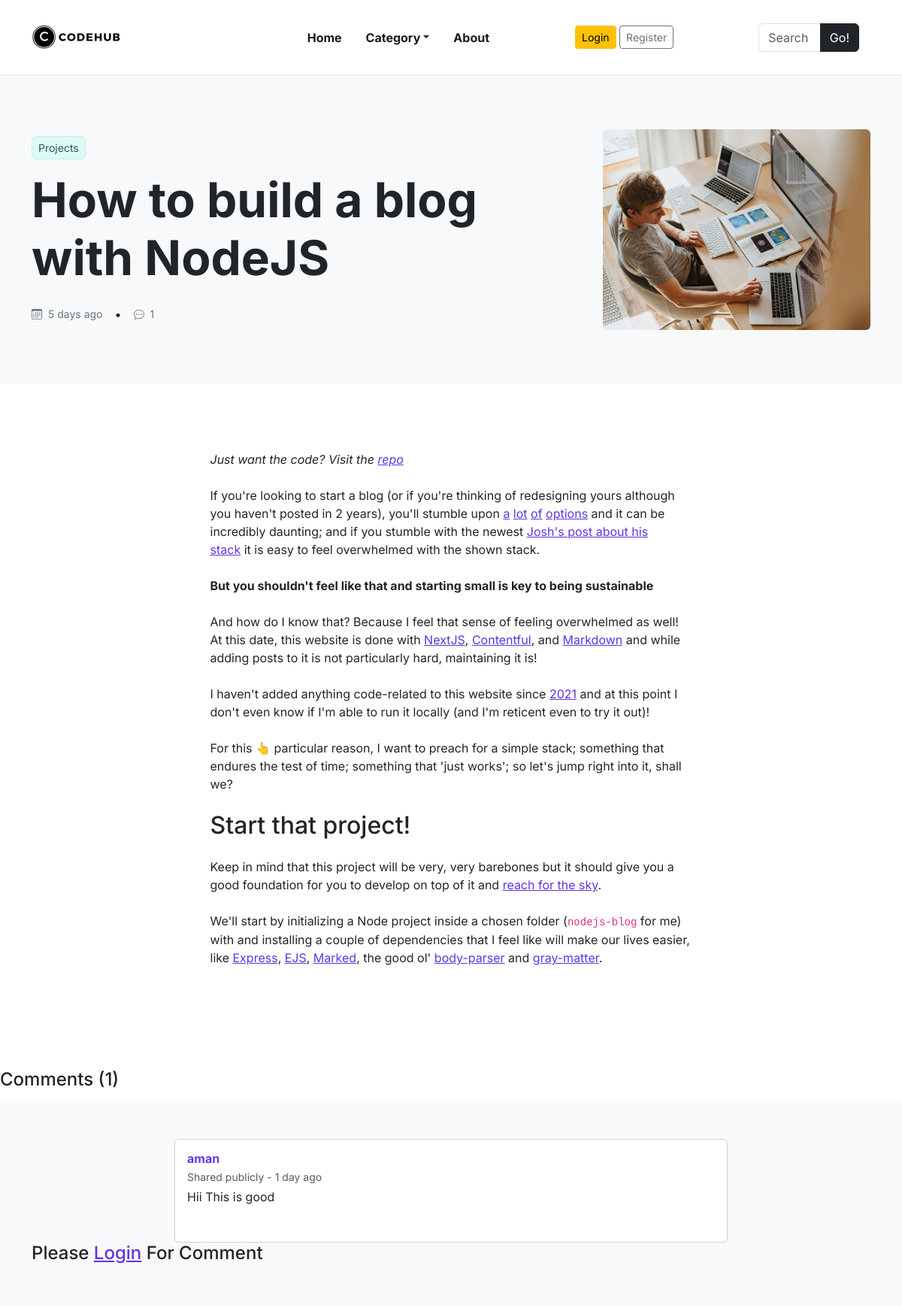
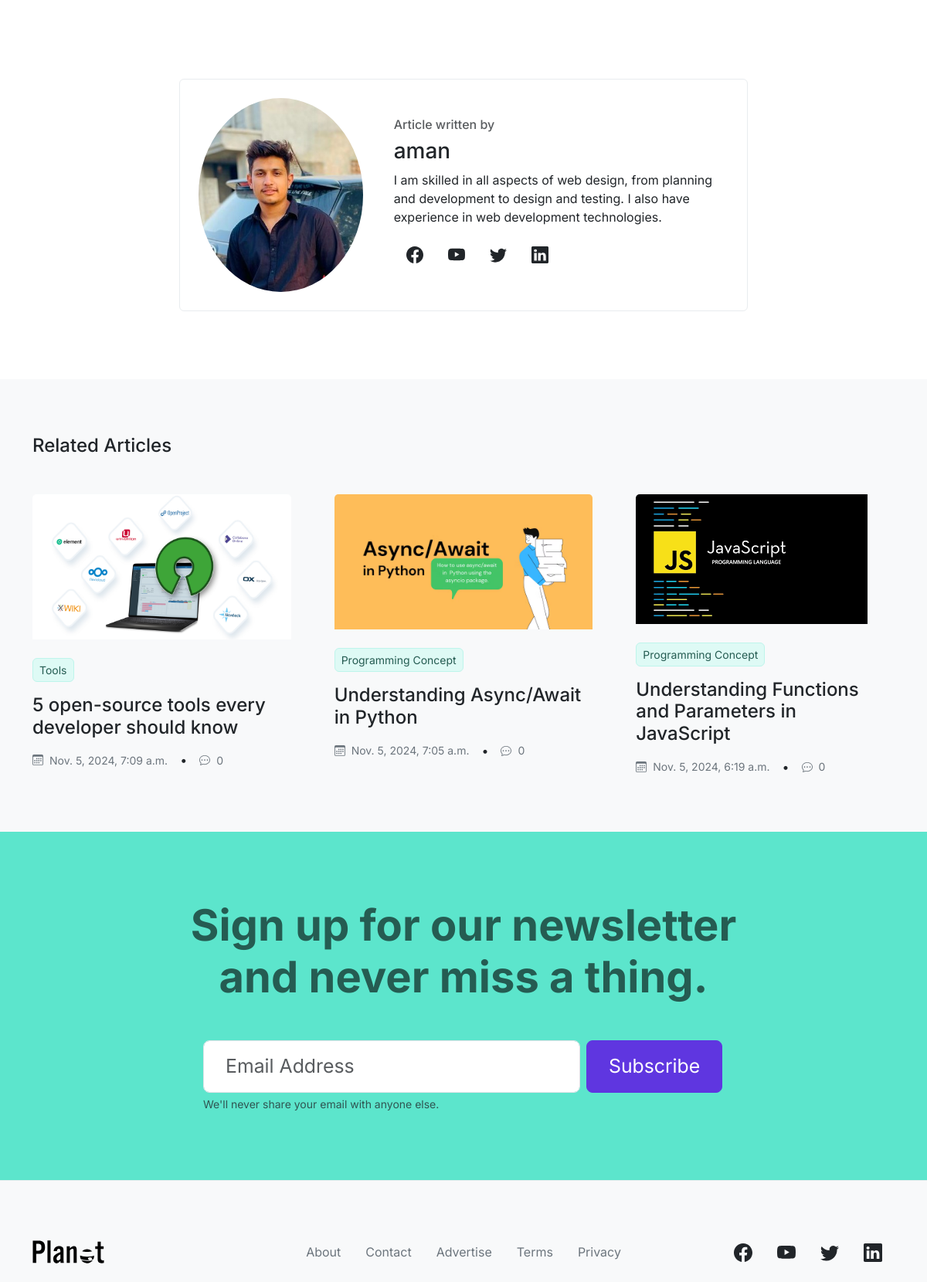
The app's page /blogs/how-to-build-a-blog-with-nodejs (upper part) with its own data (2 pictures, top to bottom).
### Blogs/models.py (models this page shows, shortened)
class Blogs(models.Model):
    title = models.CharField(max_length=200, unique=True)
    slug = models.SlugField(blank=True, unique=True)
    blog_image = models.ImageField(upload_to='upload')
    category = models.ForeignKey(Category, on_delete=models.CASCADE)
    author = models.ForeignKey(User, on_delete=models.CASCADE)
    blog_body = RichTextField()
    choices = models.CharField(max_length=100,  choices = STATUS_CHOICE, default='draft')
    is_featured = models.BooleanField(default=False)
    created_at = models.DateTimeField(auto_now_add=True)
    updated_at = models.DateTimeField(auto_now_add=True)
    class Meta:
        verbose_name_plural = 'Blogs'

class Category(models.Model):
    category_name = models.CharField(max_length=50, unique=True)
    created_at = models.DateTimeField(auto_now_add=True)
    updated_at = models.DateTimeField(auto_now_add=True)
    class Meta:
        verbose_name_plural = 'Categories'

class CommentModel(models.Model):
    user = models.ForeignKey(User, on_delete=models.CASCADE)
    blogs = models.ForeignKey(Blogs, on_delete=models.CASCADE)
    comment = models.TextField(max_length=1000)
    created_at = models.DateTimeField(auto_now_add=True)
    updated_at = models.DateTimeField(auto_now_add=True)
    def __str__(self):
        return self.comment

class UserProfile(models.Model):
    user = models.OneToOneField(User, on_delete=models.CASCADE)
    picture = models.ImageField(upload_to='upload', blank=True, null=True)

### Blogs/views.py (the view, shortened to what this page needs)
# urls.py: path('blogs/<slug:slug>', views.post, name='post'),
def post(request, slug):
    single_post = get_object_or_404(Blogs, slug = slug )
    recent_posts = Blogs.objects.order_by('-created_at')[:3].annotate(total_comments=Count('commentmodel'))
    author_profile = get_object_or_404(UserProfile, user=single_post.author)
    comments = CommentModel.objects.filter(blogs = single_post)
    comments_count = comments.count()
    context = {
        'single_post': single_post,
        'recent_posts': recent_posts,
        'author_profile': author_profile,
        'comments': comments,
        'comments_count': comments_count
    }
    return render(request, 'single.html', context )

### Blogs/context_processors.py (called while the page is built)
def navbar(request):
    categories = Category.objects.all()
    return {'categories': categories}

### templates/single.html (shortened to what this page needs)
{% extends "base.html" %}
{% block content %}
  <section class="py-3 py-md-5 py-xl-8 bg-light">
    <div class="container">
      <div class="row gy-3 gy-lg-0 align-items-lg-center justify-content-lg-between">
        <div class="col-12 col-lg-7 order-1 order-lg-0">
          <div class="entry-header mb-3">
            <ul class="entry-meta list-unstyled d-flex mb-3">
              <li>
                <a class="d-inline-flex px-2 py-1 link-accent text-accent-emphasis bg-accent-subtle border border-accent-subtle rounded-2 text-decoration-none fs-7" href="{% url 'category_by_post' single_post.category.id %}">{{single_post.category.category_name}}</a>
              </li>
            </ul>
            <h2 class="display-3 fw-bold mb-4">{{single_post.title}}</h2>
          </div>
          <div class="entry-footer">
            <ul class="entry-meta list-unstyled d-flex align-items-center m-0">
              <li>
                <a class="fs-7 link-secondary text-decoration-none d-flex align-items-center" href="#!">
                  <span class="ms-2 fs-7">{{single_post.created_at | timesince}} ago </span>
                </a>
              </li>
              <li>
                <span class="px-3">&bull;</span>
              </li>
              <li>
                <a class="link-secondary text-decoration-none d-flex align-items-center" href="#!">
                  <span class="ms-2 fs-7">{{comments_count}}</span>
                </a>
              </li>
            </ul>
          </div>
        </div>
        <div class="col-12 col-lg-4">
          <a class="d-block bsb-hover-image overflow-hidden rounded" href="#!">
            <img class="img-fluid bsb-scale bsb-hover-scale-up" loading="lazy" src="{{single_post.blog_image.url}}" alt="">
          </a>
        </div>
      </div>
    </div>
  </section>
  <main id="main">
    <section class="py-3 py-md-5 py-xl-10">
      <div class="container">
        <div class="row justify-content-md-center  gy-3 gy-xl-4">
          <div  class="col-12 col-md-11 col-lg-8 col-xl-7 col-xxl-6 gy-3 gy-xl-4 bsb-entry-content">
          {{single_post.blog_body | safe}}
          </div>
        </div>
      </div>
    </section>
    <h4>Comments ({{comments_count}}) </h4>
    <section style="background-color: #F8F9FA;">
      <div class="container my-3 py-5">
        <div class="row d-flex justify-content-center">
          {% if comments %}
            {% for comment in comments %}
              <div class="col-md-12 col-lg-10 col-xl-8">
                <div class="card">
                  <div class="card-body">
                    <div class="d-flex flex-start align-items-center">
                      <div>
                        <h6 class="fw-bold text-primary mb-1">{{ comment.user }}</h6>
                        <p class="text-muted small mb-0">
                          Shared publicly - {{comment.created_at | timesince }} ago
                        </p>
                      </div>
                    </div>
                    <p class="mt-1 mb-4 pb-2">
                      {{ comment }}
                    </p>
                  </div>
                </div>
              </div>
            {% endfor %}
          {% else %}
            <h4>No Comments Yet!</h4>
          {% endif %}
          {% if user.is_authenticated %}
          <div class="col-md-12 col-lg-10 col-xl-8 mt-2">
            <div class="card">
              <form method="POST">
                {% csrf_token %}
              <div class="card-body">
                <div data-mdb-input-init class="form-outline">
                  <textarea class="form-control" name="textarea" id="textAreaExample" rows="4" style="background: #fff;" placeholder="Share your Thoughts, Learning, Question and Feedback !"></textarea>
                  <label class="form-label" for="textAreaExample">Message</label>
                </div>
                <div class="float-end mt-2 pt-1">
                  <input type="submit" data-mdb-button-init data-mdb-ripple-init class="btn btn-primary btn-sm" value="Post Comment"></button>
                  <button type="button" data-mdb-button-init data-mdb-ripple-init class="btn btn-outline-primary btn-sm">Cancel</button>
                </div>
              </div>
            </form>
            </div>
            {% else %}
            <h4>Please <a href="{% url "signin" %}">Login</a> For Comment </h4>
            {% endif %}
          </div>
        </div>
    </section>
    <section class="bsb-author-2 py-3 py-md-5 py-xl-10 bsb-section-py-xxl-1X">
      <div class="container">
        <div class="row justify-content-center">
          <div class="col-12 col-lg-10 col-xl-8 col-xxl-7">
            <div class="card border-light-subtle p-4">
              <div class="row gy-3 align-items-center">
                <div class="col-md-4">
                  <a href="#!" class="bsb-hover-image d-block rounded overflow-hidden">
                    <img class="img-fluid author-avatar bsb-scale bsb-hover-scale-up" loading="lazy" src="{{author_profile.picture.url}}" alt=""
                    style="border-radius: 50%; ">
                  </a>
                </div>
                <div class="col-md-8">
                  <div class="card-body">
                    <h6 class="card-subtitle mb-2 text-body-secondary">Article written by</h6>
                    <h3 class="card-title mb-2">
                      <a class="card-link link-dark text-decoration-none" href="#!">{{author_profile.user.username}}</a>
                    </h3>
                    <p class="card-text mb-3">I am skilled in all aspects of web design, from planning and development to design and testing. I also have experience in web development technologies.</p>
                    <ul class="bsb-social-media nav m-0">
                      <li class="nav-item">
                        <a class="nav-link link-dark" href="#!">
                        </a>
                      </li>
                      <li class="nav-item">
                        <a class="nav-link link-dark" href="#!">
                        </a>
                      </li>
                      <li class="nav-item">
                        <a class="nav-link link-dark" href="#!">
                        </a>
                      </li>
                      <li class="nav-item">
                        <a class="nav-link link-dark" href="#!">
                        </a>
                      </li>
                    </ul>
                  </div>
                </div>
              </div>
            </div>
          </div>
        </div>
      </div>
    </section>
    <section class="bsb-blog-5 py-3 py-md-5 py-xl-8 bsb-section-py-xxl-1X bg-light">
      <div class="container">
        <div class="row justify-content-md-center">
          <div class="col-12">
            <h2 class="h4 mb-4 mb-md-5">Related Articles</h2>
          </div>
        </div>
      </div>
      <div class="container overflow-hidden">
        <div class="row gy-4 gy-md-5 gx-xl-6 gy-xl-6 gx-xxl-9 gy-xxl-9">
          {% for post in recent_posts %}
          <div class="col-12 col-lg-4">
            <article>
              <div class="card border-0 bg-transparent">
                <figure class="card-img-top mb-4 overflow-hidden bsb-overlay-hover">
                  <a href="#!">
                    <img class="img-fluid bsb-scale bsb-hover-scale-up" loading="lazy" src="{{post.blog_image.url}}" alt="">
                  </a>
                </figure>
                <div class="card-body m-0 p-0">
                  <div class="entry-header mb-3">
                    <ul class="entry-meta list-unstyled d-flex mb-3">
                      <li>
                        <a class="d-inline-flex px-2 py-1 link-accent text-accent-emphasis bg-accent-subtle border border-accent-subtle rounded-2 text-decoration-none fs-7" href="{% url 'category_by_post' post.category.id %}">{{post.category.category_name}}</a>
                      </li>
                    </ul>
                    <h2 class="card-title entry-title h4 m-0">
                      <a class="link-dark text-decoration-none" href="{% url 'post' post.slug %}">{{post.title}}</a>
                    </h2>
                  </div>
                </div>
                <div class="card-footer border-0 bg-transparent p-0 m-0">
                  <ul class="entry-meta list-unstyled d-flex align-items-center m-0">
                    <li>
                      <a class="fs-7 link-secondary text-decoration-none d-flex align-items-center" href="#!">
                        <span class="ms-2 fs-7">{{post.created_at}}</span>
                      </a>
                    </li>
                    <li>
                      <span class="px-3">&bull;</span>
                    </li>
                    <li>
                      <a class="link-secondary text-decoration-none d-flex align-items-center" href="#!">
                        <span class="ms-2 fs-7">{{post.total_comments}}</span>
                      </a>
                    </li>
                  </ul>
                </div>
              </div>
            </article>
          </div>
          {% endfor %}
        </div>
      </div>
    </section>
    <section class="py-3 py-md-5 py-xl-10 bsb-section-py-xxl-1 bg-accent">
      <div class="container">
        <div class="row justify-content-md-center">
          <div class="col-12 col-md-9 col-lg-8 col-xl-8 col-xxl-7">
            <h2 class="display-4 fw-bold mb-4 mb-md-5 mb-xxl-6 text-center text-accent-emphasis">Sign up for our newsletter and never miss a thing.</h2>
          </div>
        </div>
        <div class="row justify-content-md-center">
          <div class="col-12 col-md-10 col-lg-9 col-xl-8 col-xxl-7">
            <form class="row gy-3 gy-lg-0 gx-lg-2 justify-content-center">
              <div class="col-12 col-lg-8">
                <input type="email" class="form-control bsb-form-control-3xl" id="email-newsletter-component" value="" placeholder="Email Address" aria-label="email-newsletter-component" aria-describedby="email-newsletter-help" required>
                <div id="email-newsletter-help" class="form-text text-center text-lg-start">We'll never share your email with anyone else.</div>
              </div>
              <div class="col-12 col-lg-3 text-center text-lg-start">
                <button type="submit" class="btn btn-primary bsb-btn-3xl">Subscribe</button>
              </div>
            </form>
          </div>
        </div>
      </div>
    </section>
  </main>
{% endblock %}

### templates/base.html (style rules this page uses)
* { box-sizing: border-box; }
body { overflow-x: hidden; }

### records on screen
Blogs: category.category_name "Projects", title "How to build a blog with NodeJS", created_at "5 days", blog_image (picture), blog_body "Just want the code? Visit the repo If you're looking to start a blog (or if you're thinking of redesigning yours although you haven't posted in 2 years), you'll stumble upon a lot of options and it can be incredibly daunting; and if you stumble with the newest Josh's post about his stack it is easy to feel overwhelmed with the shown stack. But you shouldn't feel like that and starting small is key to being sustainable And how do I know that? Because I feel that sense of feeling overwhelmed as well! At this date, this website is done with NextJS , Contentful , and Markdown and while adding posts to it is not particularly hard, maintaining it is! I haven't added anything code-related to this…"
CommentModel: user "aman", created_at "1 day", comment "Hii This is good"
UserProfile: picture (picture), user.username "aman"
Blogs: blog_image (picture), category.category_name "Tools", title "5 open-source tools every developer should know", created_at "Nov. 5, 2024, 7:09 a.m.", total_comments "0"
Blogs: blog_image (picture), category.category_name "Programming Concept", title "Understanding Async/Await in Python", created_at "Nov. 5, 2024, 7:05 a.m.", total_comments "0"
Blogs: blog_image (picture), category.category_name "Programming Concept", title "Understanding Functions and Parameters in JavaScript", created_at "Nov. 5, 2024, 6:19 a.m.", total_comments "0"

### other values on screen
{{ comments_count }} "1"
